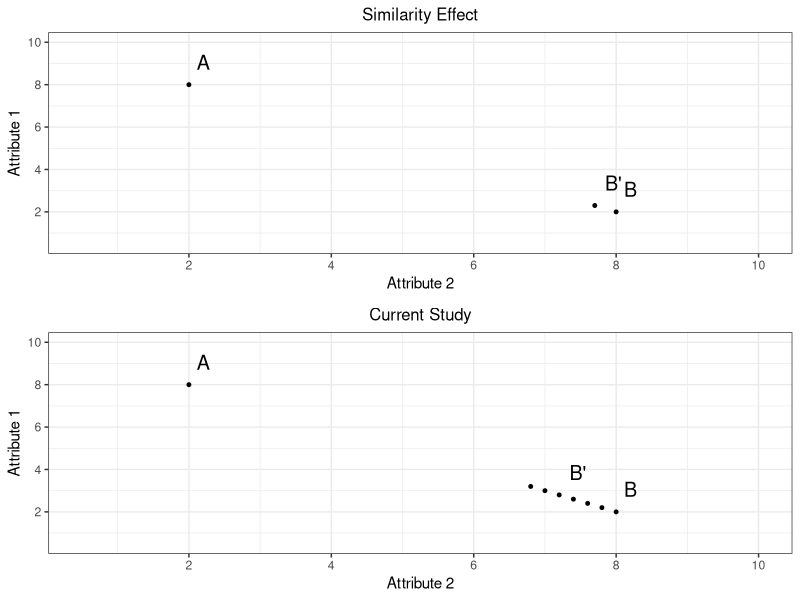
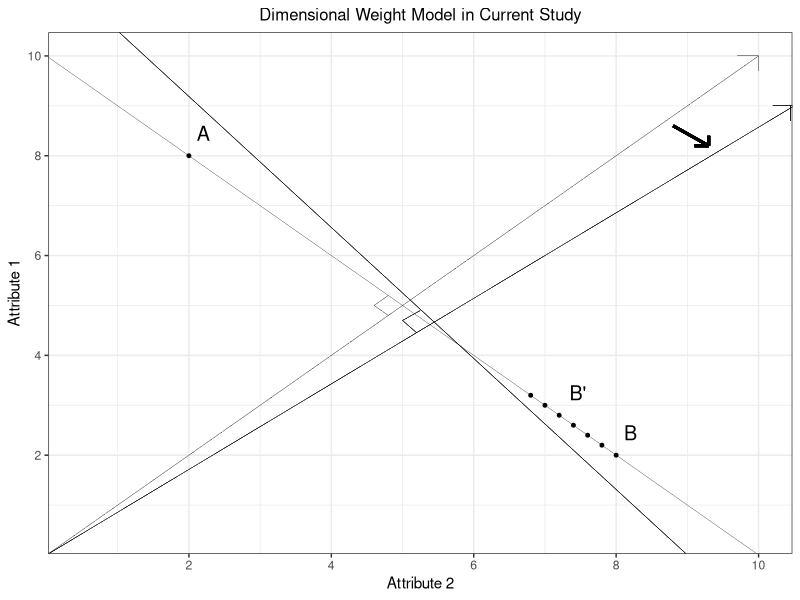

The R script that drew these images, in order:
library(ggplot2)
library(gridExtra)
library(grid)
library(lattice)


dt <- data.frame(x = c(2, 8),
                 y = c(8, 2),
                 name = c("A","B"))

#only 2 choices
a <- ggplot(dt, aes(x,y)) + 
  geom_point(size = 1) +
  theme_bw() + 
  scale_x_continuous(limits = c(0.5,10), breaks = c(2,4,6,8,10)) +
  scale_y_continuous(limits = c(0.5,10), breaks = c(2,4,6,8,10)) +
  geom_text(aes(label = name), vjust = -2, size = 5) + 
  labs(x = "Attribute 2", y = "Attribute 1", title = "Two Options in Two-attributes Context") +
  theme(plot.title = element_text(size = 12, hjust = 0.5))

  
#similarity effect
dt1 <- data.frame(x = c(2, 8, 7.7),
                 y = c(8, 2, 2.3),
                 name = c("A","B","B'"))
b <- ggplot(dt1, aes(x,y)) + 
  geom_point(size = 1) +
  theme_bw() + 
  scale_x_continuous(limits = c(0.5,10), breaks = c(2,4,6,8,10)) +
  scale_y_continuous(limits = c(0.5,10), breaks = c(2,4,6,8,10)) +
  geom_text(aes(label = name), hjust = - 0.6, size = 5, vjust = -1) + 
  labs(x = "Attribute 2", y = "Attribute 1", title = "Similarity Effect") +
  theme(plot.title = element_text(size = 12, hjust = 0.5)) 


#perceptual focus effect
dt2 <- data.frame(x = c(2, 2.5, 5, 7.5, 8),
                  y = c(2, 2, 8, 2, 2),
                  name = c("D", "E", "A", "C", "B"))
d <- ggplot(dt2, aes(x,y)) + 
  geom_point(size = 1) +
  theme_bw() + 
  scale_x_continuous(limits = c(0.5,10), breaks = c(2,4,6,8,10)) +
  scale_y_continuous(limits = c(0.5,10), breaks = c(2,4,6,8,10)) +
  geom_text(aes(label = name), vjust = -2, size = 5) + 
  labs(x = "Attribute 2", y = "Attribute 1", title = "Perceptual Focus Effect") +
  theme(plot.title = element_text(size = 12, hjust = 0.5)) 



#outlier effect
dt3 <- data.frame(x = c(2,6.8,7,7.2,7.4,7.6,7.8,8),
                  y = c(8,3.2,3,2.8,2.6,2.4,2.2,2),
                  name = c("A","","","B'","","","","B"))
e <- ggplot(dt3, aes(x,y)) + 
  geom_point(size = 1) +
  theme_bw() + 
  scale_x_continuous(limits = c(0.5,10), breaks = c(2,4,6,8,10)) +
  scale_y_continuous(limits = c(0.5,10), breaks = c(2,4,6,8,10)) +
  geom_text(aes(label = name), hjust = - 0.6, size = 5, vjust = -1) + 
  labs(x = "Attribute 2", y = "Attribute 1", title = "Current Study") +
  theme(plot.title = element_text(size = 12, hjust = 0.5)) 


# 2 choices with lines and shades
c <- ggplot(dt, aes(x,y)) + 
  geom_point(size = 1) +
  theme_bw() + 
  scale_x_continuous(limits = c(0.5,10), breaks = c(2,4,6,8,10)) +
  scale_y_continuous(limits = c(0.5,10), breaks = c(2,4,6,8,10)) +
  geom_text(aes(label = name), vjust = -2, size = 5) + 
  labs(x = "Attribute 2", y = "Attribute 1", title = "Attraction Effect") +
  theme(plot.title = element_text(size = 12, hjust = 0.5)) +
  geom_abline(intercept = 10, slope = -1, size = 0.3) + 
  geom_segment(y = 0, yend = 8, x = 2, xend = 2, size = 0.3) +
  geom_segment(y = 2, yend = 2, x = 0, xend = 8, size = 0.3) + 
  geom_segment(y = 8, yend = 8, x = 0, xend = 2, size = 0.3) + 
  geom_segment(y = 0, yend = 2, x = 8, xend = 8, size = 0.3) +
  #geom_text(x=8.5, y=0.5, label="Y", size = 6)
  geom_rect(xmin = 2, xmax = 8, ymin = 0, ymax = 2, fill = "gray", alpha = 0.2) +
  geom_text(x=5, y=1, label="X", size = 3) 

grid.arrange(b,e, ncol = 1)



# shift weighting

ggplot(dt3, aes(x,y)) + 
  geom_point(size = 1) +
  theme_bw() + 
  scale_x_continuous(limits = c(0.5,10), breaks = c(2,4,6,8,10)) +
  scale_y_continuous(limits = c(0.5,10), breaks = c(2,4,6,8,10)) +
  geom_text(aes(label = name), hjust = - 0.6, size = 5, vjust = -1) + 
  labs(x = "Attribute 2", y = "Attribute 1", title = "Dimensional Weight Model in Current Study") +
  theme(plot.title = element_text(size = 12, hjust = 0.5)) +
  geom_abline(intercept = 10, slope = -1, size = 0.1) +
  geom_segment(y = 0, yend = 10, x = 0, xend = 10, size = 0.02) +
  geom_segment(y = 4.8, yend = 5, x = 4.8, xend = 4.6, size = 0.02) +
  geom_segment(y = 5, yend = 5.2, x = 4.6, xend = 4.8, size = 0.02) +
  geom_segment(y = 9.7, yend = 10, x = 10, xend = 10, size = 0.02) +
  geom_segment(y = 10, yend = 10, x = 9.7, xend = 10, size = 0.02) +
  geom_segment(y = 0, yend = 9, x = 0, xend = 10.5, size = 0.05) +
  geom_segment(y = 10.5, yend = 0, x = 1, xend = 9, size = 0.05) +
  geom_segment(y = 4.45, yend = 4.7, x = 5.2, xend = 5, size = 0.05) +
  geom_segment(y = 4.7, yend = 4.9, x = 5, xend = 5.25, size = 0.05) +
  geom_segment(y = 8.7, yend = 9, x = 10.45, xend = 10.45, size = 0.08) +
  geom_segment(y = 9, yend = 9, x = 10.2, xend = 10.5, size = 0.05) +
  geom_segment(y = 8.6, yend = 8.2, x = 8.8, xend = 9.3, size = 1) +
  geom_segment(y = 8.2, yend = 8.4, x = 9.3, xend = 9.3, size = 1) +
  geom_segment(y = 8.2, yend = 8.2, x = 9.1, xend = 9.3, size = 1) 
  
  
  
  
  
  
